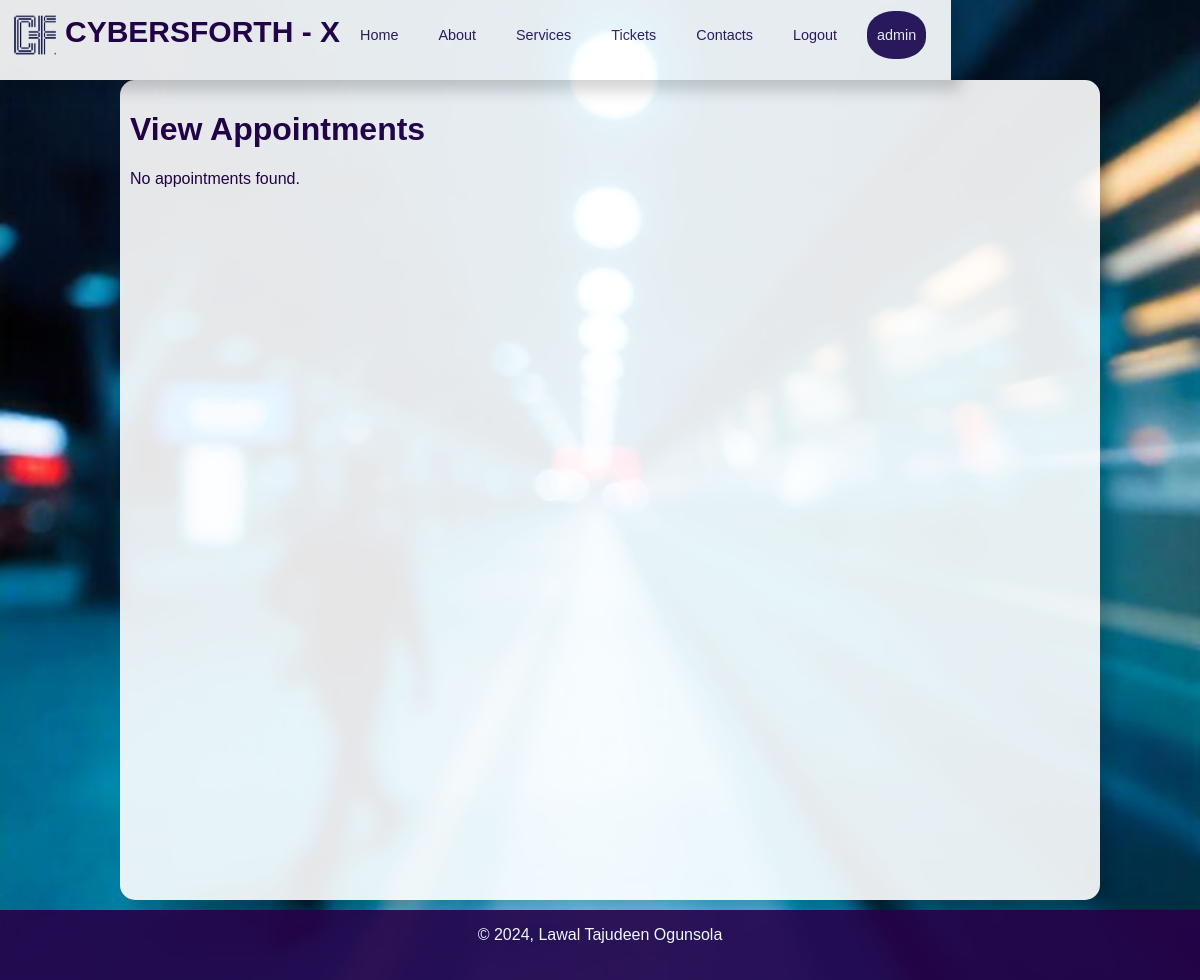
/view_appointments (signed in), run on an earlier commit of the app's database.
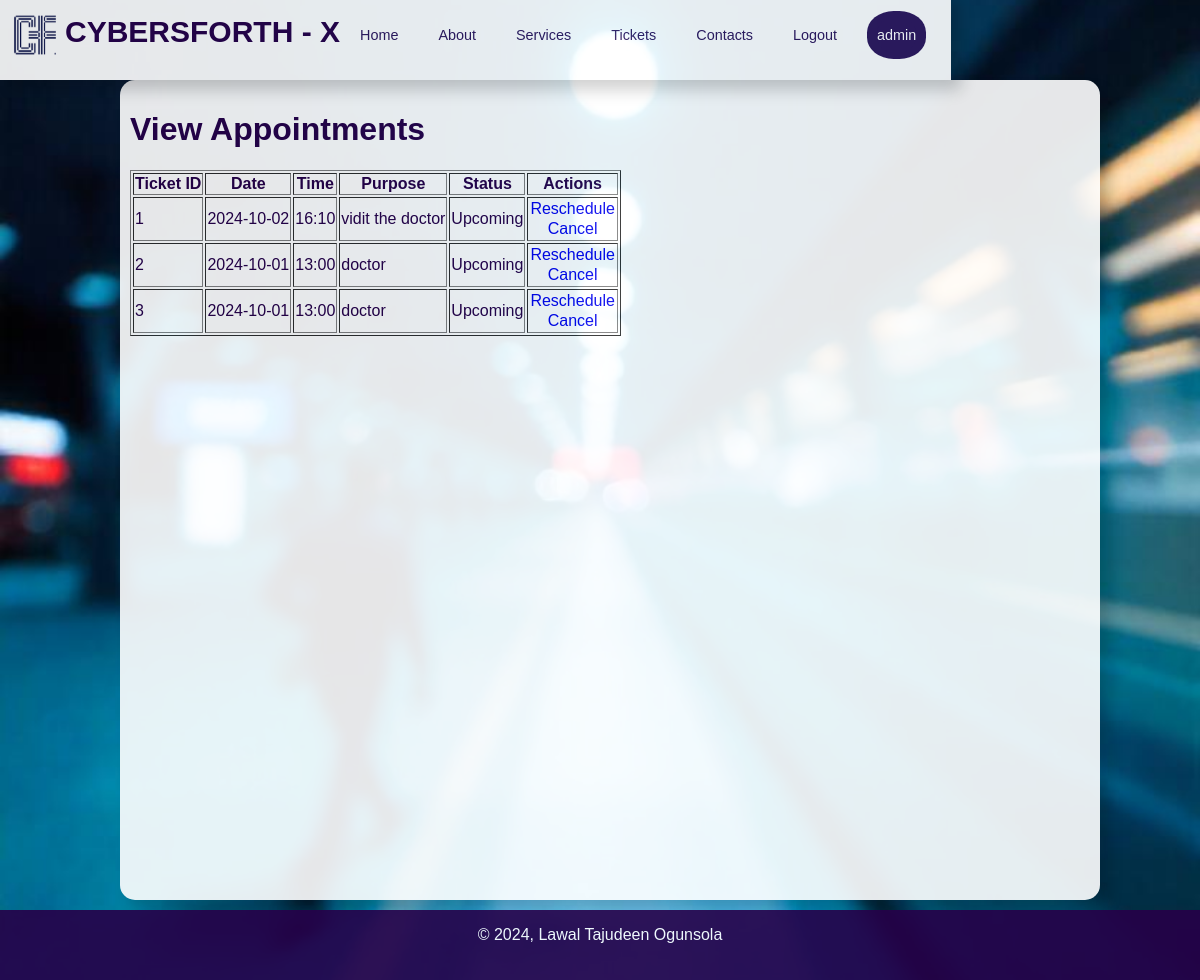
And on a later commit of the database.
### app/base_model.py (models this page shows, shortened)
class User(db.Model, UserMixin):
    __tablename__ = 'users'
    ''' User id - this is a unique primary key, autoincrement.'''
    id = db.Column(db.Integer,
                   primary_key=True)
    '''username - unique and not null'''
    username = db.Column(db.String(80),
                         unique=True,
                         nullable=False)
    '''Admin or not'''
    is_admin = db.Column(db.Boolean, default=False)
    '''name of business or organisation'''
    business_name = db.Column(db.String(200),
                              default='CYBERSFORTH X SERVICES')
    '''business logo'''
    profile_picture = db.Column(db.String(120),
                                nullable=True)
    '''user email - unique, not null'''
    email = db.Column(db.String(120),
                      unique=True,
                      nullable=False)
    '''user password - not unique and not null'''
    password_hash = db.Column(db.String(255),
                         nullable=False)
    '''user's first & last names - not null'''
    first_name = db.Column(db.String(50),
                           nullable=False)
    last_name = db.Column(db.String(50),
                          nullable=False)
    '''user's phone number - unique, not null'''
    phone_number = db.Column(db.String(15),
                             nullable=True)
    ''' tickets & appointment relationship'''
    tickets = db.relationship('Ticket',
                              backref='creator',
                              lazy=True)
    appointments = db.relationship('Appointment',
                                   backref='creator',
                                   lazy=True)
    created_at = db.Column(db.DateTime,
                           nullable=False,
                           default=datetime.now(timezone.utc))

class Appointment(db.Model, UserMixin):
    __tablename__ = 'appointments'
    id = db.Column(db.Integer,
                   primary_key=True)
    date = db.Column(db.DateTime,
                     nullable=False)
    date_generated = db.Column(db.DateTime,
                               nullable=False,
                               default=datetime.now(timezone.utc))
    time = db.Column(db.Time,
                     nullable=False)
    status = db.Column(db.String(10), nullable=False, default='Upcoming')
    purpose = db.Column(db.Text, nullable=False)
    user_id = db.Column(db.Integer,
                        db.ForeignKey('users.id'),
                        nullable=False)

### app/routes.py (the view)
@routes.route('/view_appointments', methods=['GET'])
@login_required
def view_appointments():
    appointments = Appointment.query.filter_by(user_id=current_user.id).all()
    return render_template('view_appointments.html', appointments=appointments)

### app/__init__.py (called while the page is built)
def create_app():
    app = Flask(__name__,
                template_folder='../templates',
                static_folder='../static')
    '''database configuration'''
    app.config.from_object(Config)
    ''' initializing the app with extesions'''
    db.init_app(app)
    migrate.init_app(app, db)
    login_manager.init_app(app)
    bcrypt.init_app(app)
    '''
        register Blueprint
    '''
    from .routes import routes
    app.register_blueprint(routes)
    login_manager.init_app(app)
    login_manager.login_view = 'routes.Login'
    from .base_model import User
    @login_manager.user_loader
    def load_user(user_id):
        return User.query.get(int(user_id))
    return app

### templates/view_appointments.html (shortened to what this page needs)
{% extends 'layout.html' %}
{% block header %}
<link rel="stylesheet" href="{{ url_for('static', filename='./css/view_appointments.css') }}" />
<link rel="stylesheet" href="{{ url_for('static', filename='./css/view_tickets.css') }}" />
{% endblock header %}
{% block contents %}
    <div>
        <h1>View Appointments</h1>
        {% if appointments %}
        <table border='1'>
            <thead>
                <tr>
                    <th>Ticket ID</th>
                    <th>Date</th>
                    <th>Time</th>
                    <th>Purpose</th>
                    <th>Status</th>
                    <th>Actions</th>
                </tr>
            </thead>
            <tbody>
                {% for appointment in appointments %}
                <tr>
                    <td>{{ appointment.id }}</td>
                    <td>{{ appointment.date.strftime('%Y-%m-%d') }}</td>
                    <td>{{ appointment.time.strftime('%H:%M') }}</td>
                    <td>{{ appointment.purpose }}</td>
                    <td>{{ appointment.status }}</td>
                    <td>
                        <a class='ticket_action' href="{{ url_for('routes.reschedule_appointment', appointment_id=appointment.id) }}">Reschedule</a>
                        <a class='ticket_action' href="{{ url_for('routes.cancel_appointment', appointment_id=appointment.id) }}" onclick="return confirm('Are you sure you want to cancel this appointment?')">Cancel</a>
                    </td>
                </tr>
                {% endfor %}
            </tbody>
        </table>
        {% else %}
        <p>No appointments found.</p>
        {% endif %}
    </div>
{% endblock contents %}

### templates/layout.html (shortened to what this page needs)
<!DOCTYPE html>
<html lang="en">
    <head>
        <link rel="stylesheet" href="{{ url_for('static', filename='./css/layout.css') }}">
        {% block header %}{% endblock %}
    </head>
    <body>
        <header>
        {% include 'header.html' %}
        </header>
        <main>
            {% block contents %}
            {% endblock %}
        </main>
        {% include 'footer.html' %}
    </body>
</html>

### templates/header.html (shortened to what this page needs)
{% block header %}
<link rel='stylesheet' href="{{ url_for('static', filename='header.css') }}" />
{% endblock %}
{% block contents %}
<nav>
    <div class='divHead'>
        <img src="{{ url_for('static', filename='./images/logo.png') }}" alt="brand logo">
        <h1>CYBERSFORTH - X</h1>
    </div>
    <div>
        <ul class='nav-links'>
            <li>
                <a href="{{ url_for('routes.Home') }}">Home</a>
            </li>
            <li>
                <a href="{{ url_for('routes.About') }}">About</a>
            </li>
            <li>
                <a href="{{ url_for('routes.Ticket_page') }}">Services</a>
            </li>
            <li>
                <a href="{{ url_for('routes.View_tickets') }}">Tickets</a>
            </li>
            <li>
                <a href='#'>Contacts</a>
            </li>
            {% if current_user.is_authenticated %}
                <li>
                    <a href="{{ url_for('routes.Logout') }}" >Logout</a>
                </li>
                <li class='user_profile'>
                    <a href="{{ url_for('routes.Dashboard') }}" >{{ current_user.username }}</a>
                </li>
            {% endif %}
        </ul>
    </div>
</nav>
{% endblock contents %}

### templates/footer.html
<footer>
    <p>&copy 2024, Lawal  Tajudeen Ogunsola</p>
</footer>

### static/css/layout.css (style rules this page uses)
body { background-color: #c0c0c0; padding: 0; margin: 0; opacity: 0.9; }
body { margin: 0; font-family: Arial, sans-serif; background-image: url('../images/bg-2.jpeg'); background-size: cover; background-attachment: fixed; background-position: center; background-repeat: no-repeat; color: #333; }
nav { display: flex; height: 70px; padding: 10px; justify-content: space-between; align-content: center; align-items: center; box-shadow: 10px 10px 15px rgba(0, 0, 0, 0.2); }
nav img { height: 50px; width: 50px; }
.divHead { display: flex; flex-wrap: wrap; justify-content: center; align-content: center; text-align: center; }
.divHead h1 { color: #260049; font-size: 30px; margin: 5px; }
nav { background-color: #fff; }
nav ul { list-style-type: none; padding: 0; margin: 0; display: flex; align-items: center; }
nav ul li { margin-right: 15px; font-size: 90%; }
nav ul li a, .edit_profile { color: #2E175D; text-decoration: none; }
nav ul li, .edit_profile { margin: 8px, 0; text-align: center; width: 80%; padding: 6px 10px; transition: #2E175D 0.5s ease, #fff 0.3s ease; position: relative; margin: 5px; border-radius: 15px; }
nav ul li a { color: #2E175D; text-decoration: none; width: 100%; height: 100%; display: block; padding: 10px 0; box-sizing: border-box; }
main { background-color: #fff; color: #260049; width: 80%; margin: 10px 10%; padding: 10px; min-height: 100vh; border-radius: 15px; justify-content: center; box-shadow: 10px 10px 15px rgba(0, 0, 0, 0.2); }
footer { display: flex; height: 70px; width: 100%; position: relative; bottom: 0; background-color: #260049; color: #fff; align-content: center; justify-content: center; }
.user_profile, .user_profile a { background-color: #2E175D; color: #fff; border-radius: 45%; }

### static/css/view_tickets.css (style rules this page uses)
.ticket_action { display: flex; flex-direction: column; padding: 1px; text-decoration: none; text-align: center; justify-content: center; align-content: center; border-radius: 15px; transition: all 0.3s ease; }

### static/css/header.css (style rules this page uses)
header { display: flex; height: 70px; justify-content: space-between; align-content: center; align-items: center; }
nav ul { list-style-type: none; padding: 0; margin: 0; display: flex; align-items: center; }
nav ul li { margin-right: 15px; font-size: 90%; }
nav ul li a { color: #2E175D; text-decoration: none; }

What changed in the data, as far as the page shows it:
added Appointment: id "1", date "2024-10-02", time "16:10", purpose "vidit the doctor", status "Upcoming"
added Appointment: id "2", date "2024-10-01", time "13:00", purpose "doctor", status "Upcoming"
added Appointment: id "3", date "2024-10-01", time "13:00", purpose "doctor", status "Upcoming"
Also different on the page:
text no longer shown: "No appointments found."
text now shown: "Ticket ID Date Time Purpose Status Actions"
